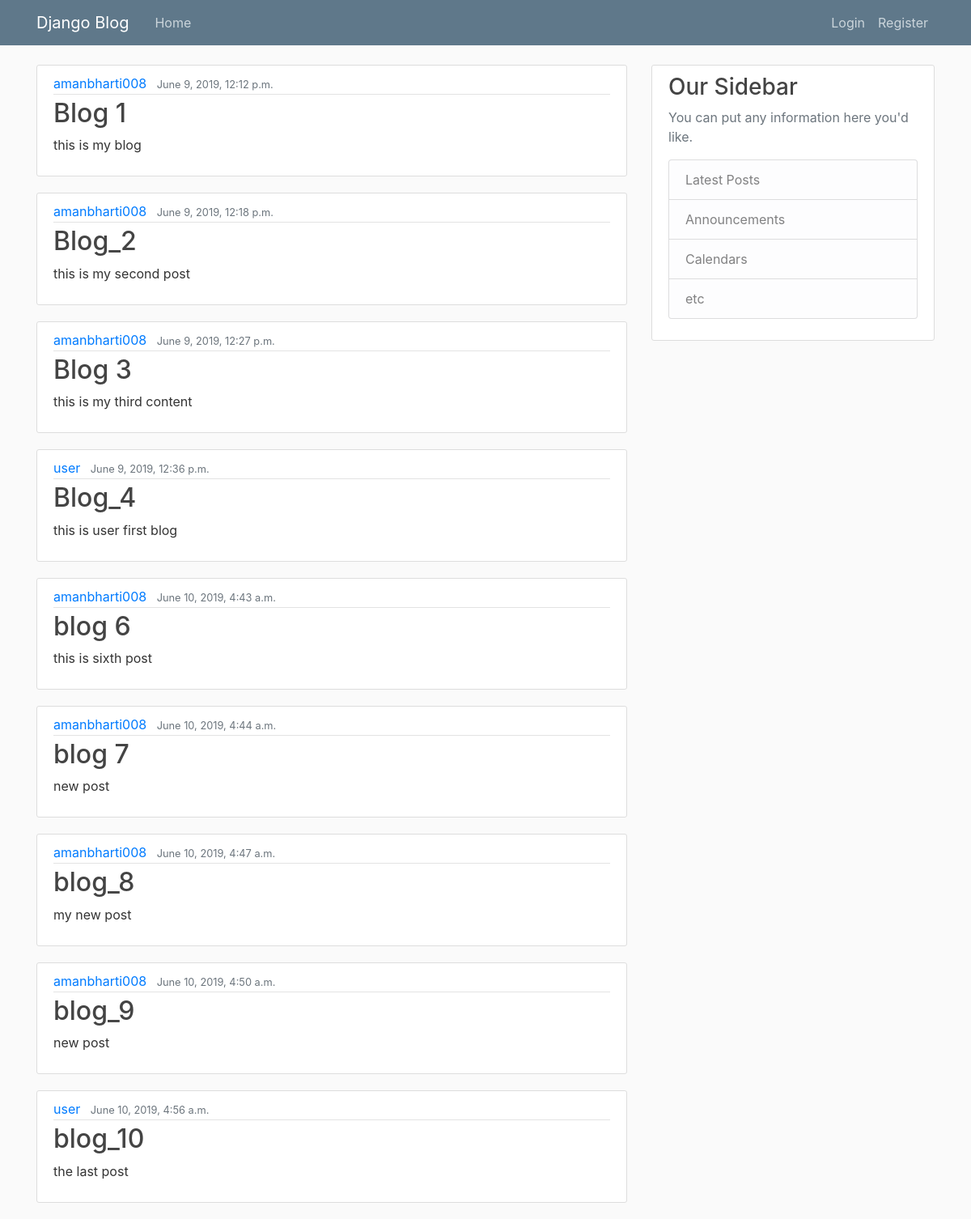
Page /blog/homepage/ on the committed database.
### blog/models.py (models this page shows, shortened)
class Post(models.Model):
    title = models.CharField(max_length=100)
    content = models.TextField()
    date_posted = models.DateTimeField(default=timezone.now)
    author = models.ForeignKey(User, on_delete=models.CASCADE)

### blog/views.py (the view)
# urls.py: url(r'homepage/', view = home, name='blog-home'),
def home(request):
    context = {
        'posts':Post.objects.all()
    }
    return render(request,'blog/home.html',context)

### blog/templates/blog/home.html
{% extends "blog/base.html" %}
{% block content %}
    {% for post in posts %}
        <article class="media content-section">
          <div class="media-body">
            <div class="article-metadata">
              <a class="mr-2" href="#">{{ post.author }}</a>
              <small class="text-muted">{{ post.date_posted }}</small>
            </div>
            <h2><a class="article-title" href="#">{{ post.title }}</a></h2>
            <p class="article-content">{{ post.content }}</p>
          </div>
        </article>
    {% endfor %}
{% endblock content %}

### blog/templates/blog/base.html (shortened to what this page needs)
{% load static %}
<!DOCTYPE html>
<html>
<head>
    <link rel="stylesheet" href="https://maxcdn.bootstrapcdn.com/bootstrap/4.0.0/css/bootstrap.min.css">
    <link rel="stylesheet" type="text/css" href="{% static 'blog/main.css' %}">
</head>
<body>
    <header class="site-header">
      <nav class="navbar navbar-expand-md navbar-dark bg-steel fixed-top">
        <div class="container">
          <a class="navbar-brand mr-4" href="/admin">Django Blog</a>
          <div class="collapse navbar-collapse" id="navbarToggle">
            <div class="navbar-nav mr-auto">
              <a class="nav-item nav-link" href="/blog/homepage">Home</a>
            </div>
            <div class="navbar-nav">
                {% if user.is_authenticated %}
                <a class="nav-item nav-link" href="/blog/new">Add Post</a>
                <a class="nav-item nav-link" href="/logout">Logout</a>
                {% else %}
                <a class="nav-item nav-link" href="/login">Login</a>
                <a class="nav-item nav-link" href="/register">Register</a>
                {% endif %}
            </div>
          </div>
        </div>
      </nav>
    </header>
    <main role="main" class="container">
      <div class="row">
        <div class="col-md-8">
          {% block content %}{% endblock %}
        </div>
        <div class="col-md-4">
          <div class="content-section">
            <h3>Our Sidebar</h3>
            <p class='text-muted'>You can put any information here you'd like.
              <ul class="list-group">
                <li class="list-group-item list-group-item-light">Latest Posts</li>
                <li class="list-group-item list-group-item-light">Announcements</li>
                <li class="list-group-item list-group-item-light">Calendars</li>
                <li class="list-group-item list-group-item-light">etc</li>
              </ul>
            </p>
          </div>
        </div>
      </div>
    </main>
</body>
</html>

### blog/static/blog/main.css (style rules this page uses)
body { background: #fafafa; color: #333333; margin-top: 5rem; }
h1, h2, h3, h4, h5, h6 { color: #444444; }
ul { margin: 0; }
.bg-steel { background-color: #5f788a; }
.site-header .navbar-nav .nav-link { color: #cbd5db; }
.content-section { background: #ffffff; padding: 10px 20px; border: 1px solid #dddddd; border-radius: 3px; margin-bottom: 20px; }
.article-title { color: #444444; }
.article-content { white-space: pre-line; }
.article-metadata { padding-bottom: 1px; margin-bottom: 4px; border-bottom: 1px solid #e3e3e3 }

### rows in the picture
Post: author "amanbharti008", date_posted "June 9, 2019, 12:12 p.m.", title "Blog 1", content "this is my blog"
Post: author "amanbharti008", date_posted "June 9, 2019, 12:18 p.m.", title "Blog_2", content "this is my second post"
Post: author "amanbharti008", date_posted "June 9, 2019, 12:27 p.m.", title "Blog 3", content "this is my third content"
Post: author "user", date_posted "June 9, 2019, 12:36 p.m.", title "Blog_4", content "this is user first blog"
Post: author "amanbharti008", date_posted "June 10, 2019, 4:43 a.m.", title "blog 6", content "this is sixth post"
Post: author "amanbharti008", date_posted "June 10, 2019, 4:44 a.m.", title "blog 7", content "new post"
Post: author "amanbharti008", date_posted "June 10, 2019, 4:47 a.m.", title "blog_8", content "my new post"
Post: author "amanbharti008", date_posted "June 10, 2019, 4:50 a.m.", title "blog_9", content "new post"
Post: author "user", date_posted "June 10, 2019, 4:56 a.m.", title "blog_10", content "the last post"
